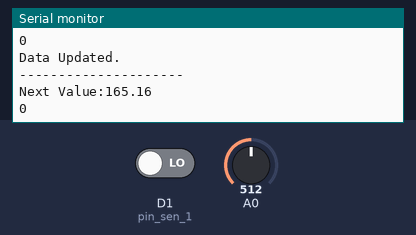
This sketch was run on a simulated ESP8266 (NodeMCU). Parts: the last lines printed to the serial monitor. The inputs (shaded band) are chosen by the test bench; at power-on: A0 = 512, D1 (pin_sen_1) LOW. WiFi joins after 1.5 s; servers stay silent unless stated.

Above: at 11.1 s.
11.2 s: A0 set to 716
At 16.9 s:
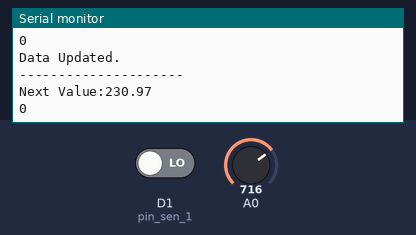
19.0 s: D1 (pin_sen_1) driven HIGH
At 22.1 s:
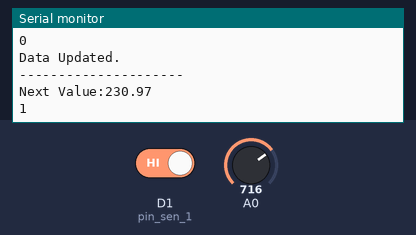
26.8 s: A0 set to 900
At 32.6 s:
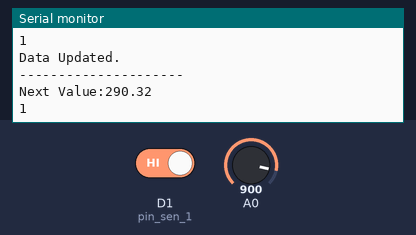
Timing chart, 0 to 34.1 s (numbered marks = the images above; inputs shaded):
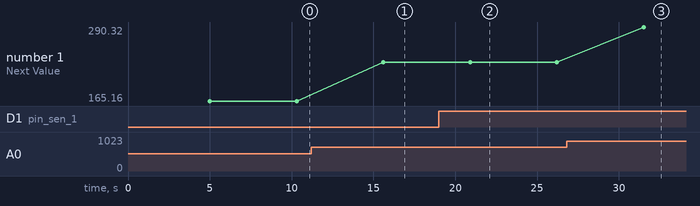

The sketch:

iot_security_modified.ino
```cpp
#include "ThingSpeak.h"
#include <ESP8266WiFi.h>
float value = 0;
int fire_value=0;
int x = 0;
int y = 0;
float vref = 3.3;
float resolution = vref/1023;
#define pin_sen_1 D1
//----------- Enter you Wi-Fi Details---------//
char ssid[] = "BasementHall";   // your network SSID (name)
char pass[] = "July2019@#";   // your network password
//-------------------------------------------//

//----------- Channel Details -------------//
unsigned long Channel_ID = 1395047; // Channel ID
const int Field_number = 2; //
const int Field_numbers = 3; //
const char * WriteAPIKey = "DVDVZAGHY8BEKBIH"; // Your write API Key
// ----------------------------------------//

WiFiClient  client;

void setup()
{
  Serial.begin(115200);
  WiFi.mode(WIFI_STA);
  ThingSpeak.begin(client);
  pinMode(pin_sen_1,INPUT);
}

void loop()
{
  internet();
  get_value();
  upload();
}

void upload()
{
  internet();
  ThingSpeak.setField(2, fire_value);
  ThingSpeak.setField(3, value);
  x = ThingSpeak.writeFields(Channel_ID,WriteAPIKey);
  if (x == 200)Serial.println("Data Updated.");
  if (x != 200)
  {
    Serial.println("Data upload failed, retrying....");
    delay(15000);
    upload();
  }
}

void internet()
{
  if (WiFi.status() != WL_CONNECTED)
  {
    Serial.print("Attempting to connect to SSID: ");
    Serial.println(ssid);
    while (WiFi.status() != WL_CONNECTED)
    {
      WiFi.begin(ssid, pass);
      Serial.print(".");
      delay(5000);
    }
    Serial.println("\nConnected.");
  }
}

void get_value()
{
 value = analogRead(A0);
 value = (value*resolution);
 value = value*100;
 fire_value = digitalRead(pin_sen_1);
 Serial.println("---------------------");
 Serial.print("Next Value:");
 Serial.println(value);
 Serial.println(fire_value);
 delay(5000);
}
```

Measured:
- after the input at 11.2 s, the serial monitor: prints a new line after 4.4 s (image 1)
- after the input at 19.0 s, the serial monitor: prints a new line after 1.9 s (image 2)
- after the input at 26.8 s, the serial monitor: prints a new line after 4.7 s (image 3)
- plotted number 1: 165.16 → 230.97 after the input at 11.2 s, 230.97 → 290.32 after the input at 26.8 s
